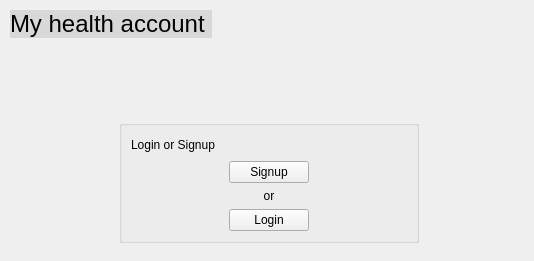
<?xml version="1.0" encoding="UTF-8"?>
<ui version="4.0">
 <class>LandingPage</class>
 <widget class="QDialog" name="LandingPage">
  <property name="geometry">
   <rect>
    <x>0</x>
    <y>0</y>
    <width>534</width>
    <height>261</height>
   </rect>
  </property>
  <property name="windowTitle">
   <string>Dialog</string>
  </property>
  <widget class="QWidget" name="">
   <property name="geometry">
    <rect>
     <x>10</x>
     <y>10</y>
     <width>518</width>
     <height>233</height>
    </rect>
   </property>
   <layout class="QVBoxLayout" name="verticalLayout_3">
    <item>
     <layout class="QHBoxLayout" name="horizontalLayout_3">
      <item>
       <widget class="QPushButton" name="pushButtonMyHealthAccount">
        <property name="styleSheet">
         <string notr="true">QPushButton {
	background-color: rgb(0, 0, 0,0.1); 
	border: none; 
	color: rgb(0, 0, 0); 
	font: 24px;
	text-align: left;
} 

</string>
        </property>
        <property name="text">
         <string>My health account </string>
        </property>
       </widget>
      </item>
      <item>
       <spacer name="horizontalSpacer_4">
        <property name="orientation">
         <enum>Qt::Horizontal</enum>
        </property>
        <property name="sizeHint" stdset="0">
         <size>
          <width>298</width>
          <height>20</height>
         </size>
        </property>
       </spacer>
      </item>
     </layout>
    </item>
    <item>
     <spacer name="verticalSpacer">
      <property name="orientation">
       <enum>Qt::Vertical</enum>
      </property>
      <property name="sizeHint" stdset="0">
       <size>
        <width>20</width>
        <height>18</height>
       </size>
      </property>
     </spacer>
    </item>
    <item>
     <layout class="QHBoxLayout" name="horizontalLayout_4">
      <item>
       <spacer name="horizontalSpacer_5">
        <property name="orientation">
         <enum>Qt::Horizontal</enum>
        </property>
        <property name="sizeHint" stdset="0">
         <size>
          <width>78</width>
          <height>20</height>
         </size>
        </property>
       </spacer>
      </item>
      <item>
       <widget class="QGroupBox" name="groupBox">
        <property name="title">
         <string/>
        </property>
        <layout class="QVBoxLayout" name="verticalLayout_2">
         <item>
          <layout class="QHBoxLayout" name="horizontalLayout">
           <item>
            <widget class="QLabel" name="label_2">
             <property name="text">
              <string>Login or Signup </string>
             </property>
            </widget>
           </item>
           <item>
            <spacer name="horizontalSpacer">
             <property name="orientation">
              <enum>Qt::Horizontal</enum>
             </property>
             <property name="sizeHint" stdset="0">
              <size>
               <width>188</width>
               <height>20</height>
              </size>
             </property>
            </spacer>
           </item>
          </layout>
         </item>
         <item>
          <layout class="QHBoxLayout" name="horizontalLayout_2">
           <item>
            <spacer name="horizontalSpacer_2">
             <property name="orientation">
              <enum>Qt::Horizontal</enum>
             </property>
             <property name="sizeHint" stdset="0">
              <size>
               <width>78</width>
               <height>20</height>
              </size>
             </property>
            </spacer>
           </item>
           <item>
            <layout class="QVBoxLayout" name="verticalLayout">
             <item>
              <widget class="QPushButton" name="pushButtonSignup">
               <property name="text">
                <string>Signup</string>
               </property>
              </widget>
             </item>
             <item>
              <widget class="QLabel" name="label_3">
               <property name="whatsThis">
                <string>&lt;html&gt;&lt;head/&gt;&lt;body&gt;&lt;p align=&quot;center&quot;&gt;&lt;br/&gt;&lt;/p&gt;&lt;/body&gt;&lt;/html&gt;</string>
               </property>
               <property name="text">
                <string>or</string>
               </property>
               <property name="alignment">
                <set>Qt::AlignCenter</set>
               </property>
              </widget>
             </item>
             <item>
              <widget class="QPushButton" name="pushButtonLogin">
               <property name="text">
                <string>Login</string>
               </property>
              </widget>
             </item>
            </layout>
           </item>
           <item>
            <spacer name="horizontalSpacer_3">
             <property name="orientation">
              <enum>Qt::Horizontal</enum>
             </property>
             <property name="sizeHint" stdset="0">
              <size>
               <width>78</width>
               <height>20</height>
              </size>
             </property>
            </spacer>
           </item>
          </layout>
         </item>
        </layout>
       </widget>
      </item>
      <item>
       <spacer name="horizontalSpacer_6">
        <property name="orientation">
         <enum>Qt::Horizontal</enum>
        </property>
        <property name="sizeHint" stdset="0">
         <size>
          <width>78</width>
          <height>20</height>
         </size>
        </property>
       </spacer>
      </item>
     </layout>
    </item>
   </layout>
  </widget>
 </widget>
 <resources/>
 <connections/>
</ui>
